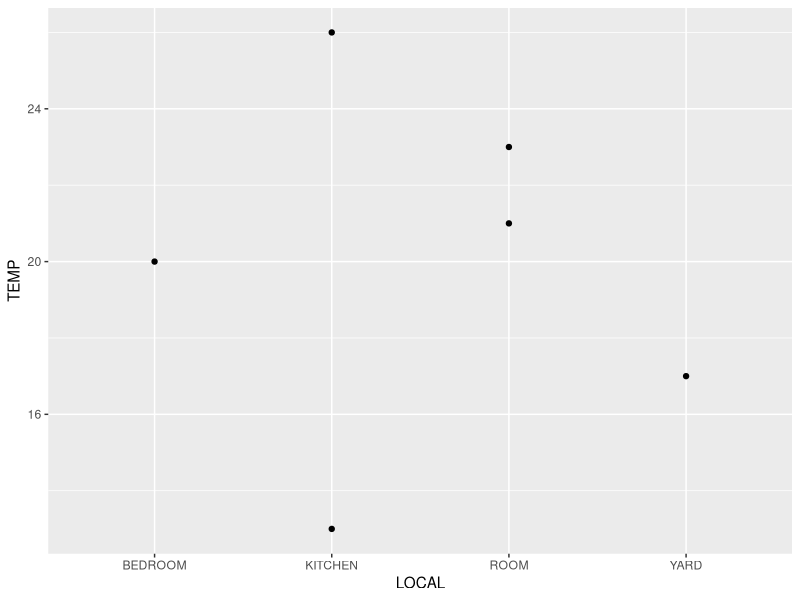

Write the R code that produced this figure.
getwd()
setwd('/home/grosa/Dev/tinyos-main/apps/tinyos/BlinkToRadio')

measures <- read.csv('measures.csv')
head(measures)
colnames(measures) <- c('LOCAL','TEMP')
str(measures)

library(ggplot2)

qplot(data=measures, x=LOCAL, y=TEMP)
